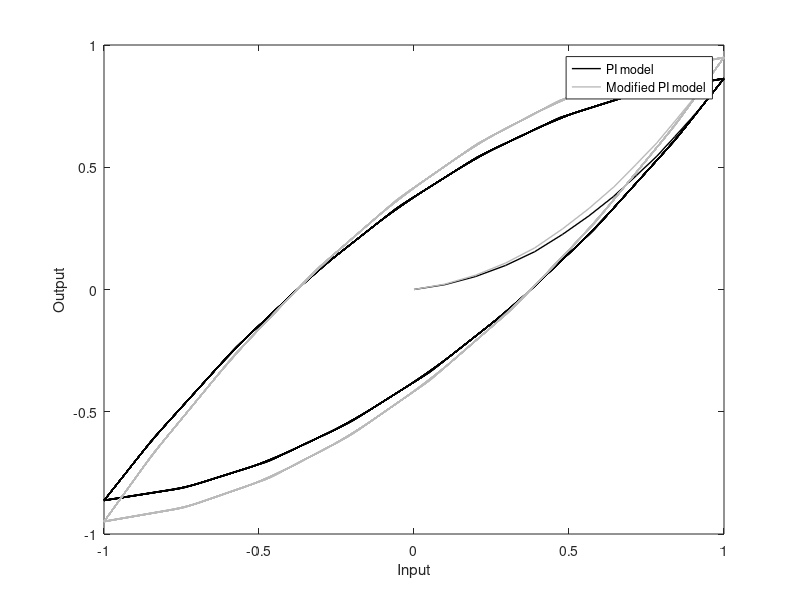

Write MATLAB code to recreate this figure.
function Y=hys_model_for_thesis()

%number of backlash and deadzone operators
global num_of_backlash num_of_deadzone
num_of_backlash=20;
num_of_deadzone=4;
%backlash and deadzone operators
global backlash deadzone
backlash=linspace(0,2.5,num_of_backlash);
deadzone=linspace(0,15,num_of_deadzone);
W0=ones(1,(num_of_backlash+num_of_deadzone))*0.2;
W0(num_of_backlash+1)=1.1;
W0(num_of_backlash+2)=1.5;
W0(num_of_backlash+3)=0.7;
W0(num_of_backlash+4)=0.9;

% W0=ones(1,(num_of_backlash+num_of_deadzone))*0.2;
% W0(

W=W0;
t=0:0.1:100;
x=sin(t);
X=x(1:length(x)-10);
%Backlash Weight
Wb=W(1,(1:num_of_backlash));

%Deadzone Weight
Wd=W(1,(num_of_backlash+1:num_of_backlash+num_of_deadzone));

%Initilize the backlash output y0, which is NOT y(0), we use y(1) in matlab
%to represent y(0)
% Yb0=zeros(1,num_of_backlash);
global y00

y00=0;

Yb0=y00*ones(1,num_of_backlash);

%Initialize Yb
%Yb=[
%Y11 Y12 Y13 ... Y1N which is basic backlash operator 1
%Y21 Y22 Y23 ... Y2N which is basic backlash operator 2
%.......................................................................]

Yb=zeros(num_of_backlash,length(X));

%Initilize Y(i1) for each backlash operator, which we call y(0) in the paper
for i=1:num_of_backlash
    Yb(i,1)=max(X(1)-backlash(i), min(X(1)+backlash(i),Yb0(i)));
end

%find the rest of Yb elements
for j=1:num_of_backlash
    for i=2:length(X) %iteration of X
       Yb(j,i)=max(X(i)-backlash(j),min(X(i)+backlash(j),Yb(j,i-1)));
    end
end

%put the weight on Yb
for k=1:num_of_backlash
    Yb(k,:)=Wb(k)* Yb(k,:);
end

%sum each colum of Yb is the real backlash superposition value
A=sum(Yb);
figure
plot(X,A,'k','linewidth',1)
%Now treat A as the input, find the deadzone output
%First, find the basic deadzone operator
Yd=zeros(num_of_deadzone,length(X));

for j=1:num_of_deadzone
    for i=1:length(X)
        if deadzone(j)>0
            Yd(j,i)=max(A(i)-deadzone(j),0);
        elseif deadzone(j)==0;
            Yd(j,i)=A(i);
        else
            Yd(j,i)=min(A(i)-deadzone(j),0); %which should be impossible if we choose deadzone>0
        end
    end
end

%put the deadzone weight on Yd
for k=1:num_of_deadzone
    Yd(k,:)=Wd(k)* Yd(k,:);
end

Y=sum(Yd);
hold on
plot(X,Y,'color',[0.73 0.73 0.73],'linewidth',1')
xlabel('Input');
ylabel('Output');
legend('PI model','Modified PI model','location','best');

% hold on
% 
% plot(X,X,'k:')










